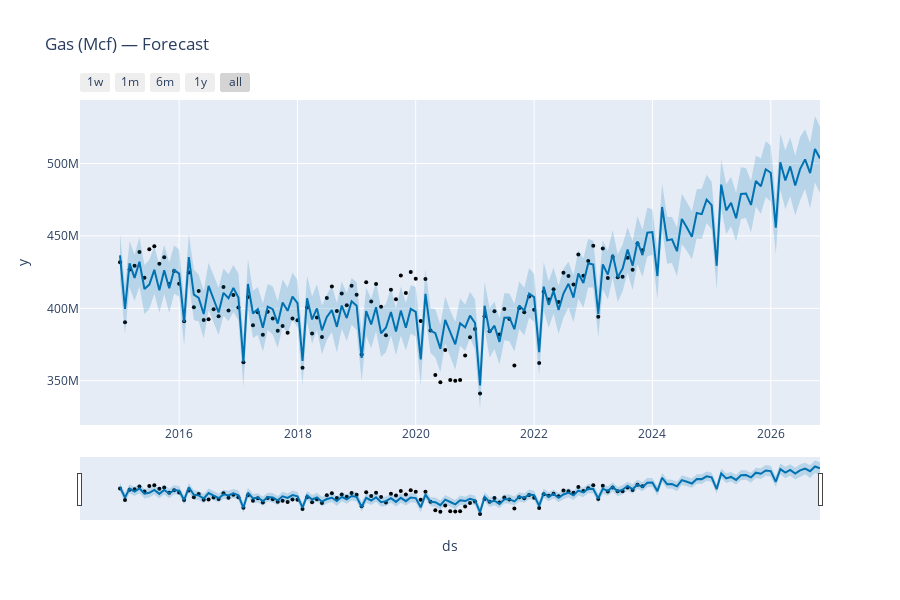
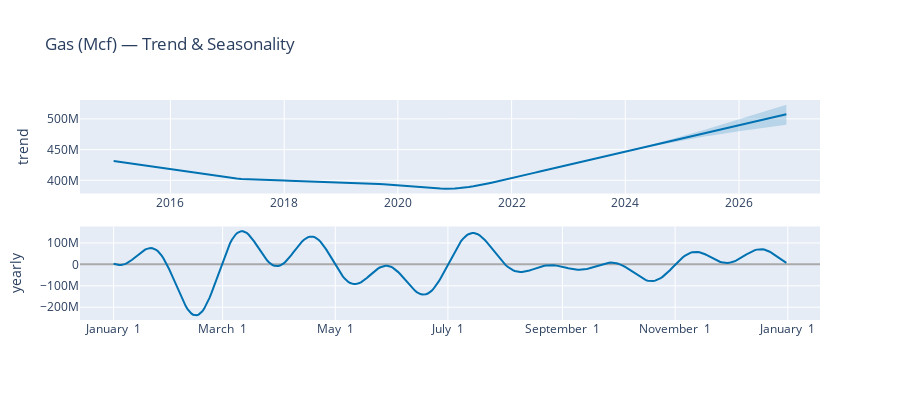

Notebook code cell kept with these figures, in order:
### Markdown cell above
## 4.7 Visualize One Commodity’s Forecast

We pick the commodity with the lowest MAPE and visualize both its forecast and seasonal components.

### Code cell
res_df = pd.DataFrame(results).sort_values("mape")
if not res_df.empty:
    sel = res_df.iloc[0]["commodity"]
    from prophet.plot import plot_components_plotly

    fig1 = plot_plotly(models[sel], forecasts[sel])
    fig1.update_layout(title=f"{sel} — Forecast")
    fig1.show()

    fig2 = plot_components_plotly(models[sel], forecasts[sel])
    fig2.update_layout(title=f"{sel} — Trend & Seasonality")
    fig2.show()
else:
    print("No per-commodity models built (insufficient history).")
